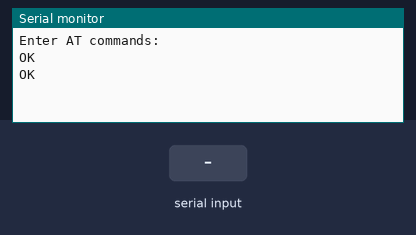
Bench run of a sketch on a simulated TI MSP430 LaunchPad. Shown: the last lines printed to the serial monitor. The inputs (shaded band) are chosen by the test bench. The modem accepts every AT command (registered, SIM ready, sends succeed) and sends nothing else.

Above: at 2.4 s.
2.5 s: "1" received over the second serial link
At 3.7 s:
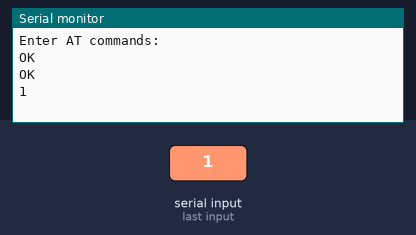
4.0 s: "0" received over the second serial link
At 5.0 s:
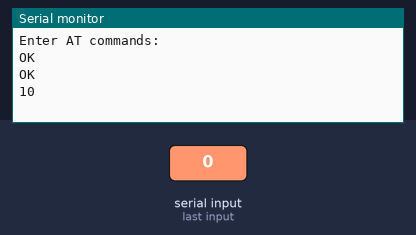

The sketch:

programador_serial.ino
```cpp
// (licence header left out)
#include <SoftwareSerial.h>

#define RxD P2_2
#define TxD P2_3

SoftwareSerial BTSerial(RxD, TxD);

void setup()
{

  delay(500);

  BTSerial.flush();
  delay(500);
  BTSerial.begin(9600);
  Serial.begin(9600);
  Serial.println("Enter AT commands:");

  BTSerial.print("AT\r\n");
   delay(100);
  BTSerial.print("AT+NAME=98397RF\r\n");
  delay(100);

}

void loop()
{

  if (BTSerial.available())
    Serial.write(BTSerial.read());

  if (Serial.available())
    BTSerial.write(Serial.read());

}
```

Measured:
- after the input at 2.5 s, the serial monitor: prints a new line at once (image 1)
- after the input at 4.0 s, the serial monitor: prints a new line at once (image 2)
